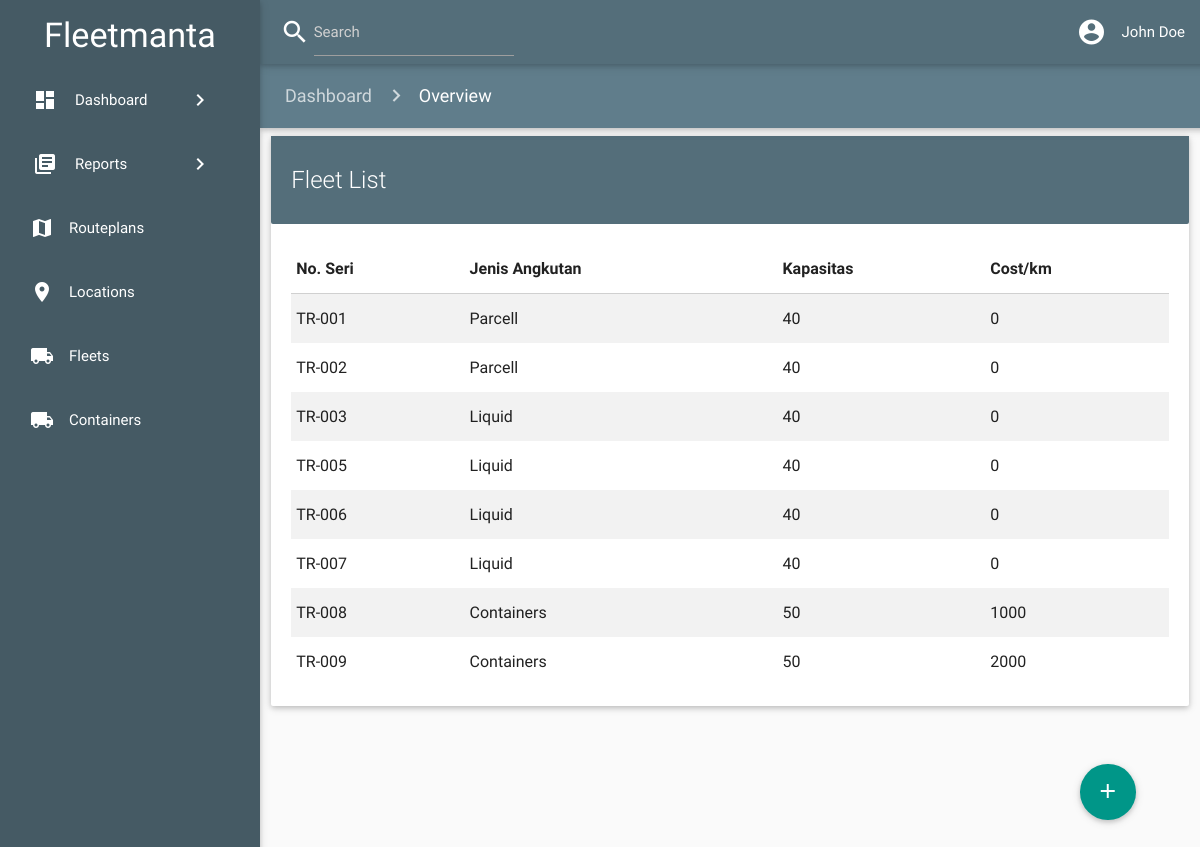
Screenshot of /fleets.php with the database file from the repository.
### tables this page shows
CREATE TABLE `trucks` (
  `idtrucks` int(11) NOT NULL,
  `jenis_angkutan` varchar(45) DEFAULT NULL,
  `capacity` int(11) NOT NULL,
  `cost/km` double NOT NULL
);

### Models/Settings/Conn.php (called while the page is built, shortened)
<?php
require dirname(__DIR__,2)."\Models\Database\Connect.php";
$conn = new Connect("localhost","root","","mydb");

### Functions/select_trucks.php (called while the page is built)
<?php
require dirname(__FILE__,2).'\Models\Database\Query.php';
require dirname(__FILE__,2).'\Models\Settings\Conn.php';
$trucks = new Query($conn, "SELECT * FROM TRUCKS");
$trucks->exec("");

### Models/Database/Query.php (called while the page is built, shortened)
<?php
class Query{
    private $conn;
    private $query;
    public function __construct(Connect $conn, $query)
    {
        $this->conn = $conn;
        $this->query = $query;
    }
    public function __get($value)
    {
        return $this->$value;
    }
    public function exec($msg)
    {
        $result = $this->conn->conn->query($this->query);
    }
}

### Models/Database/Connect.php (called while the page is built, shortened)
<?php
class Connect{
    private $servername;
    private $username;
    private $password;
    private $dbname;
    public function __construct($servername, $username, $password, $dbname)
    {
        $this->servername = $servername;
        $this->username = $username;
        $this->password = $password;
        $this->dbname = $dbname;
    }
    public function __get($value)
    {
        return $this->$value;
    }
    public function connectToDB()
    {
        $this->conn = new mysqli($this->servername, $this->username, $this->password, $this->dbname);
    }
}

### fleets.php (the view, shortened to what this page needs)
<?php include('includes/header.php'); ?>
<?php include('Functions/select_trucks.php'); ?>
<main>
    <div class="row">
        <div class="col s12">
            <div class="card">
                <div class="card-content blue-grey darken-1">
                    <span class="card-title white-text">Fleet List</span>
                </div>
                <div class="card-content">
                    <table class="striped highlight">
                        <thead>
                            <tr>
                                <th data-field="id">No. Seri</th>
                                <th data-field="jenis">Jenis Angkutan</th>
                                <th data-field="kapasitas">Kapasitas</th>
                                <th data-field="cost">Cost/km</th>
                            </tr>
                        </thead>
                        <tbody>
                            <?php
                                foreach ($trucks->array as $truck) {
                                    echo
                                    "<tr>
                                            <td>TR-00{$truck['idtrucks']}</td>
                                            <td>{$truck['jenis_angkutan']}</td>
                                            <td>{$truck['capacity']}</td>
                                            <td>{$truck['cost/km']}</td>
                                    </tr>";
                                }
                            ?>
                        </tbody>
                    </table>
                </div>
            </div>
        </div>
        <a class="btn-floating btn-large waves-effect waves-light teal modal-trigger" id="addFleet" href="#modal1"><i class="material-icons">add</i></a>
</div>
</main>
</body>
</html>

### includes/header.php (shortened to what this page needs)
<!DOCTYPE php>
<php>
<head>
    <?php include('includes/styles.php') ?>
</head>
<body>
    <header>
        <div class="navbar-fixed">
            <nav class="blue-grey darken-1 adjust-sidenav">
                <div class="nav-wrapper">
                    <ul class="hide-on-med-and-down" id="search">
                        <li class="col l12">
                            <form action="get">
                                <i class="material-icons">search</i>
                                <input id="first_name2" type="text" class="validate" placeholder="Search">
                            </form>
                        </li>
                    </ul>
                    <ul class="right hide-on-med-and-down">
                        <li><a href="#" class="dropdown-button" data-activates="dropdown1"><i class="material-icons left">account_circle</i>John Doe</a></li>
                    </ul>
                </div>
            </nav>
        </div>
        <div class="navbar-fixed" id="fixed2">
            <nav id="breadcrumbs" class="blue-grey">
                <div class="nav-wrapper">
                    <div class="col s12">
                        <a href="#!" class="breadcrumb">Dashboard</a>
                        <a href="#!" class="breadcrumb">Overview</a>
                    </div>
                </div>
            </nav>
        </div>
    </header>
    <ul id="slide-out" class="side-nav fixed blue-grey darken-2 white-text">
        <li><center><h4>Fleetmanta</h4></center></li>
        <li class="no-padding">
            <ul class="collapsible" data-collapsible="accordion">
                <li>
                    <a class="collapsible-header waves-effect waves-teal" href="#!"><i class="material-icons left">dashboard</i>Dashboard <i class="material-icons right">chevron_right</i></a>
                </li>
            </ul>
        </li>
        <li class="no-padding">
            <ul class="collapsible" data-collapsible="accordion">
                <li>
                    <a class="collapsible-header waves-effect waves-teal" href="#!"><i class="material-icons left">library_books</i>Reports <i class="material-icons right">chevron_right</i></a>
                </li>
            </ul>
        </li>
        <li class="no-padding"><a href="index.php"><i class="material-icons left">map</i>Routeplans </a></li>
        <li class="no-padding"><a href="locations.php"><i class="material-icons left">place</i>Locations </a></li>
        <li class="no-padding"><a href="fleets.php"><i class="material-icons left">local_shipping</i>Fleets </a></li>
        <li class="no-padding"><a href="containers.php"><i class="material-icons left">local_shipping</i>Containers </a></li>
    </ul>

### includes/styles.php
<link type="text/css" rel="stylesheet" href="assets/bower_components/Materialize/dist/css/materialize.min.css" media="screen,projection"/>
<link rel="stylesheet" href="assets/css/style.css">
<link rel="stylesheet" href="assets/css/style_fleet.css">

### assets/css/style.css (style rules this page uses)
html,body { height: 100%; margin: 0; padding: 0; background-color: #FAFAFA; }
main { height: 100%; }
body { padding-bottom: 64px; }
#search { padding-left: 20px; }
#search input { width: 200px; position: relative; top: -10px; }
.side-nav.fixed a { color: white; }
.side-nav.fixed { width: 260px; }
.material-icons { line-height: inherit; }
nav .nav-wrapper i { height: 56px; display: inline; }
#breadcrumbs { padding-left: 25px; }
#fixed2 { z-index: 5; }
@media only screen and (min-width: 959px) { header,main { padding-left: 260px; } }
@media only screen and (min-width: 959px) { .adjust-sidenav { padding-right: 260px; } }

### assets/css/style_fleet.css (style rules this page uses)
body { background-color: #FAFAFA; }
#addFleet { position: fixed; bottom: 45px; right: 65px; }

### rows the page displays
trucks: idtrucks "1", jenis_angkutan "Parcell", capacity "40", value "0"
trucks: idtrucks "2", jenis_angkutan "Parcell", capacity "40", value "0"
trucks: idtrucks "3", jenis_angkutan "Liquid", capacity "40", value "0"
trucks: idtrucks "5", jenis_angkutan "Liquid", capacity "40", value "0"
trucks: idtrucks "6", jenis_angkutan "Liquid", capacity "40", value "0"
trucks: idtrucks "7", jenis_angkutan "Liquid", capacity "40", value "0"
trucks: idtrucks "8", jenis_angkutan "Containers", capacity "50", value "1000"
trucks: idtrucks "9", jenis_angkutan "Containers", capacity "50", value "2000"
